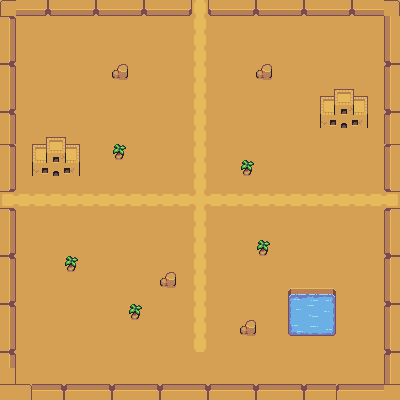

This game map was drawn from its Tiled (.tmx) file and the tilesets committed beside it. A one-line description and the full map source follow:
An orthogonal 25x25 tile map with 16x16 px tiles, 2 tile layers (Ground, ObjectCollisions) and 17 objects.

<map version="1.5" tiledversion="1.5.0" orientation="orthogonal" renderorder="right-down" width="25" height="25" tilewidth="16" tileheight="16" infinite="0" nextlayerid="4" nextobjectid="23">
 <tileset firstgid="1" source="DesertTileset.tsx" />
 <layer id="1" name="Ground" width="25" height="25">
  <data encoding="csv">
44,44,44,44,44,44,44,44,44,44,44,44,18,44,44,44,44,44,44,44,44,44,44,44,44,
44,44,44,44,44,44,44,44,44,44,44,44,18,44,44,44,44,44,44,44,44,44,44,44,44,
44,44,44,44,44,44,44,44,44,44,44,44,18,44,44,44,44,44,44,44,44,44,44,44,44,
44,44,44,44,44,44,44,44,44,44,44,44,18,44,44,44,44,44,44,44,44,44,44,44,44,
44,44,44,44,44,44,44,44,44,44,44,44,18,44,44,44,44,44,44,44,44,44,44,44,44,
44,44,44,44,44,44,44,44,44,44,44,44,18,44,44,44,44,44,44,44,44,44,44,44,44,
44,44,44,44,44,44,44,44,44,44,44,44,18,44,44,44,44,44,44,44,44,44,44,44,44,
44,44,44,44,44,44,44,44,44,44,44,44,18,44,44,44,44,44,44,44,44,44,44,44,44,
44,44,44,44,44,44,44,44,44,44,44,44,18,44,44,44,44,44,44,44,44,44,44,44,44,
44,44,44,44,44,44,44,44,44,44,44,44,18,44,44,44,44,44,44,44,44,44,44,44,44,
44,44,44,44,44,44,44,44,44,44,44,44,18,44,44,44,44,44,44,44,44,44,44,44,44,
44,44,44,44,44,44,44,44,44,44,44,44,18,44,44,44,44,44,44,44,44,44,44,44,44,
44,44,44,44,44,44,44,44,44,44,44,44,18,44,44,44,44,44,44,44,44,44,44,44,44,
44,44,44,44,44,44,44,44,44,44,44,44,18,44,44,44,44,44,44,44,44,44,44,44,44,
44,44,44,44,44,44,44,44,44,44,44,44,18,44,44,44,44,44,44,44,44,44,44,44,44,
44,44,44,44,44,44,44,44,44,44,44,44,18,44,44,44,44,44,44,44,44,44,44,44,44,
44,44,44,44,44,44,44,44,44,44,44,44,18,44,44,44,44,44,44,44,44,44,44,44,44,
44,44,44,44,44,44,44,44,44,44,44,44,18,44,44,44,44,44,44,44,44,44,44,44,44,
44,44,44,44,44,44,44,44,44,44,44,44,18,44,44,44,44,44,44,44,44,44,44,44,44,
44,44,44,44,44,44,44,44,44,44,44,44,18,44,44,44,44,44,44,44,44,44,44,44,44,
44,44,44,44,44,44,44,44,44,44,44,44,18,44,44,44,44,44,44,44,44,44,44,44,44,
44,44,44,44,44,44,44,44,44,44,44,44,18,44,44,44,44,44,44,44,44,44,44,44,44,
44,44,44,44,44,44,44,44,44,44,44,44,44,44,44,44,44,44,44,44,44,44,44,44,44,
44,44,44,44,44,44,44,44,44,44,44,44,44,44,44,44,44,44,44,44,44,44,44,44,44,
44,44,44,44,44,44,44,44,44,44,44,44,44,44,44,44,44,44,44,44,44,44,44,44,44
</data>
 </layer>
 <layer id="2" name="ObjectCollisions" width="25" height="25">
  <data encoding="csv">
79,108,109,107,108,109,107,108,109,107,108,109,0,107,108,109,107,108,109,107,108,109,107,108,81,
1610612845,0,0,0,0,0,0,0,0,0,0,0,0,0,0,0,0,0,0,0,0,0,0,0,2684354668,
1610612844,0,0,0,0,0,0,0,0,0,0,0,0,0,0,0,0,0,0,0,0,0,0,0,2684354668,
1610612843,0,0,0,0,0,0,0,0,0,0,0,0,0,0,0,0,0,0,0,0,0,0,0,2684354669,
1610612845,0,0,0,0,0,0,51,0,0,0,0,0,0,0,0,51,0,0,0,0,0,0,0,2684354667,
1610612844,0,0,0,0,0,0,0,0,0,0,0,0,0,0,0,0,0,0,0,149,150,151,0,2684354668,
1610612843,0,0,0,0,0,0,0,0,0,0,0,0,0,0,0,0,0,0,0,163,164,165,0,2684354669,
1610612845,0,0,0,0,0,0,0,0,0,0,0,0,0,0,0,0,0,0,0,177,178,179,0,2684354667,
1610612844,0,149,150,151,0,0,0,0,0,0,0,0,0,0,0,0,0,0,0,0,0,0,0,2684354668,
1610612845,0,163,164,165,0,0,54,0,0,0,0,0,0,0,0,0,0,0,0,0,0,0,0,2684354667,
1610612844,0,177,178,179,0,0,0,0,0,0,0,0,0,0,54,0,0,0,0,0,0,0,0,2684354668,
1610612843,0,0,0,0,0,0,0,0,0,0,0,0,0,0,0,0,0,0,0,0,0,0,0,2684354669,
21,5,5,5,5,5,5,5,5,5,5,5,22,5,5,5,5,5,5,5,5,5,5,5,23,
1610612845,0,0,0,0,0,0,0,0,0,0,0,0,0,0,0,0,0,0,0,0,0,0,0,2684354667,
1610612844,0,0,0,0,0,0,0,0,0,0,0,0,0,0,0,0,0,0,0,0,0,0,0,2684354668,
1610612843,0,0,0,0,0,0,0,0,0,0,0,0,0,0,0,54,0,0,0,0,0,0,0,2684354669,
1610612845,0,0,0,54,0,0,0,0,0,0,0,0,0,0,0,0,0,0,0,0,0,0,0,2684354667,
1610612844,0,0,0,0,0,0,0,0,0,51,0,0,0,0,0,0,0,0,0,0,0,0,0,2684354668,
1610612843,0,0,0,0,0,0,0,0,0,0,0,0,0,0,0,0,0,138,139,140,0,0,0,2684354669,
1610612845,0,0,0,0,0,0,0,54,0,0,0,0,0,0,0,0,0,152,153,154,0,0,0,2684354667,
1610612844,0,0,0,0,0,0,0,0,0,0,0,0,0,0,51,0,0,166,167,168,0,0,0,2684354668,
1610612843,0,0,0,0,0,0,0,0,0,0,0,0,0,0,0,0,0,0,0,0,0,0,0,2684354669,
1610612845,0,0,0,0,0,0,0,0,0,0,0,0,0,0,0,0,0,0,0,0,0,0,0,2684354667,
95,0,0,0,0,0,0,0,0,0,0,0,0,0,0,0,0,0,0,0,0,0,0,0,2684354668,
80,81,3221225580,3221225579,3221225581,3221225580,3221225579,3221225581,3221225580,3221225579,3221225581,3221225580,3221225579,3221225581,3221225580,3221225579,3221225581,3221225580,3221225579,3221225581,3221225580,3221225581,3221225580,1073741932,80
</data>
 </layer>
 <objectgroup id="3" name="CollisionMask">
  <object id="1" x="31.7962" y="137.226" width="46.8575" height="39.6058" />
  <object id="2" x="320.751" y="88.6946" width="46.8575" height="41.2792" />
  <object id="3" x="287.839" y="288.397" width="47.9732" height="47.9732" />
  <object id="4" x="111.008" y="142.804" width="16.177" height="16.7348" />
  <object id="5" x="239.866" y="160.654" width="14.5035" height="14.5035" />
  <object id="6" x="255.485" y="239.866" width="14.5035" height="17.2927" />
  <object id="7" x="128.858" y="303.458" width="14.5035" height="15.6192" />
  <object id="8" x="64.1502" y="255.485" width="15.0613" height="16.177" />
  <object id="9" x="255.485" y="63.5924" width="15.0613" height="15.0613" />
  <object id="10" x="111.008" y="61.9189" width="16.7348" height="19.524" />
  <object id="11" x="158.981" y="270.546" width="18.4083" height="17.2927" />
  <object id="12" x="239.866" y="319.635" width="17.2927" height="16.177" />
  <object id="16" x="0.557828" y="1.67348" width="15.6192" height="397.731" />
  <object id="19" x="-0.557828" y="384.901" width="400.52" height="14.5035" />
  <object id="20" x="383.785" y="0" width="15.0613" height="400.52" />
  <object id="21" x="16.177" y="-0.557828" width="174.042" height="15.0613" />
  <object id="22" x="207.512" y="-0.557828" width="190.777" height="15.0613" />
 </objectgroup>
</map>
